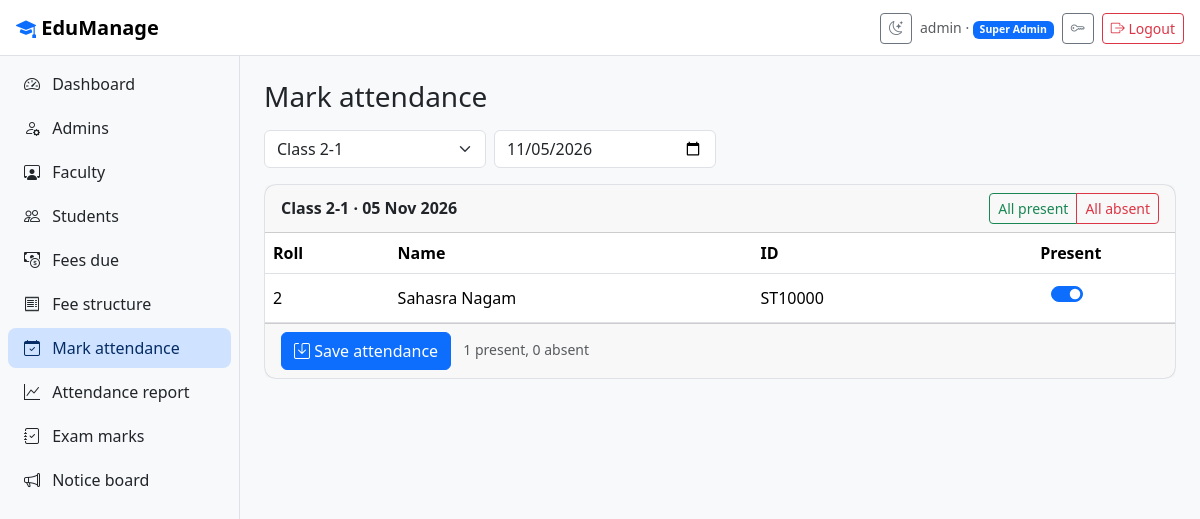
The app's page /attendance/mark/ (signed in) with its own data.
### core/models.py (models this page shows, shortened)
class User(AbstractUser):
    class Role(models.TextChoices):
        SUPERADMIN = "superadmin", "Super Admin"
        ADMIN = "admin", "Admin"
        FACULTY = "faculty", "Faculty"
        STUDENT = "student", "Student"
    GENDERS = [("Male", "Male"), ("Female", "Female"), ("Other", "Other")]
    PREFIX = {"superadmin": "SA", "admin": "AD", "faculty": "FT", "student": "ST"}
    role = models.CharField(max_length=12, choices=Role.choices, default=Role.STUDENT)
    code = models.CharField("ID", max_length=12, unique=True, null=True, blank=True)
    phone = models.CharField(max_length=15, blank=True, validators=[phone_validator])
    address = models.TextField(blank=True)
    gender = models.CharField(max_length=10, choices=GENDERS, blank=True)
    must_change_password = models.BooleanField(default=False)
    @property
    def display_name(self):
        return self.get_full_name() or self.username

class ClassSection(models.Model):
    std = models.PositiveSmallIntegerField("Class")
    division = models.CharField(max_length=1)
    class_teacher = models.ForeignKey(Faculty, null=True, blank=True, on_delete=models.SET_NULL,
                                      related_name="sections")
    class Meta:
        unique_together = ("std", "division")
        ordering = ["std", "division"]
    def __str__(self):
        return f"Class {self.std}-{self.division}"
    @property
    def students(self):
        return Student.objects.filter(std=self.std, division=self.division).order_by("roll_no")

class Person(models.Model):
    user = models.OneToOneField(User, on_delete=models.CASCADE)
    middle_name = models.CharField(max_length=45, blank=True)
    dob = models.DateField("Date of birth")
    class Meta:
        abstract = True
    @property
    def full_name(self):
        parts = [self.user.first_name, self.middle_name, self.user.last_name]
        return " ".join(p for p in parts if p)

class Student(Person):
    user = models.OneToOneField(User, on_delete=models.CASCADE, related_name="student")
    roll_no = models.PositiveIntegerField()
    std = models.PositiveSmallIntegerField("Class")
    division = models.CharField(max_length=1)
    father_name = models.CharField(max_length=100)
    mother_name = models.CharField(max_length=100)
    father_occ = models.CharField("Father's occupation", max_length=100, blank=True)
    mother_occ = models.CharField("Mother's occupation", max_length=100, blank=True)
    blood_group = models.CharField(max_length=4, blank=True)
    doa = models.DateField("Date of admission", default=timezone.localdate)
    class Meta:
        unique_together = ("std", "division", "roll_no")
        ordering = ["std", "division", "roll_no"]

### core/views.py (the view, shortened to what this page needs)
# urls.py: path("attendance/mark/", v.attendance_mark, name="attendance_mark"),
@role_required("faculty", "admin")
def attendance_mark(request):
    sections = sections_for(request.user)
    if not sections.exists():
        messages.info(request, "You are not a class teacher yet. Pick a class to take responsibility for.")
        return redirect("class_claim" if request.user.role == "faculty" else "dashboard")
    raw = request.POST if request.method == "POST" else request.GET
    section = sections.filter(pk=raw.get("section")).first() or sections.first()
    day = parse_date(raw.get("date") or "") or timezone.localdate()
    students = list(section.students.select_related("user"))
    existing = {a.student_id: a.present for a in Attendance.objects.filter(date=day, student__in=students)}
    rows = [{"s": s, "present": existing.get(s.pk, True)} for s in students]
    return render(request, "core/attendance_mark.html", {
        "sections": sections, "section": section, "day": day, "rows": rows,
        "already": bool(existing), "today": timezone.localdate()})

### core/views.py (called while the page is built)
def sections_for(user):
    if user.role == "faculty":
        return ClassSection.objects.filter(class_teacher=user.faculty)
    return ClassSection.objects.all()

### core/templates/core/attendance_mark.html (shortened to what this page needs)
{% extends 'base.html' %}
{% block content %}
<h1 class="h3 mb-3">Mark attendance</h1>
<form method="get" class="row g-2 mb-3">
  <div class="col-md-3"><select name="section" class="form-select" onchange="this.form.submit()">
    {% for s in sections %}<option value="{{ s.pk }}" {% if s.pk == section.pk %}selected{% endif %}>{{ s }}</option>{% endfor %}</select></div>
  <div class="col-md-3"><input type="date" name="date" value="{{ day|date:'Y-m-d' }}" max="{{ today|date:'Y-m-d' }}" class="form-control" onchange="this.form.submit()"></div>
</form>
<form method="post">{% csrf_token %}
  <div class="card"><div class="card-header d-flex justify-content-between align-items-center">
    <span class="fw-semibold">{{ section }} · {{ day|date:"d M Y" }}</span>
    <div class="btn-group btn-group-sm"><button type="button" class="btn btn-outline-success" data-set-all="1">All present</button><button type="button" class="btn btn-outline-danger" data-set-all="0">All absent</button></div></div>
  <div class="table-responsive"><table class="table align-middle mb-0">
    <thead><tr><th>Roll</th><th>Name</th><th>ID</th><th class="text-center">Present</th></tr></thead>
    {% for r in rows %}<tr><td>{{ r.s.roll_no }}</td><td>{{ r.s.full_name }}</td><td>{{ r.s.user.code }}</td>
      <td class="text-center"><div class="form-check form-switch d-inline-block"><input class="form-check-input att-box" type="checkbox" name="present_{{ r.s.pk }}" {% if r.present %}checked{% endif %}></div></td></tr>
    {% empty %}<tr><td colspan="4" class="text-center text-body-secondary py-4">No students in this class.</td></tr>{% endfor %}
  </table></div>
  {% if rows %}<div class="card-footer"><button class="btn btn-primary"><i class="bi bi-save"></i> Save attendance</button> <span class="small text-body-secondary ms-2"><span id="presentCount"></span></span></div>{% endif %}
  </div>
</form>
{% endblock %}

### core/templates/base.html (shortened to what this page needs)
{% load static %}<!doctype html>
<html lang="en" data-bs-theme="light">
<head>
  <link href="https://cdn.jsdelivr.net/npm/bootstrap@5.3.3/dist/css/bootstrap.min.css" rel="stylesheet">
  <link href="https://cdn.jsdelivr.net/npm/bootstrap-icons@1.11.3/font/bootstrap-icons.css" rel="stylesheet">
  <link href="{% static 'css/style.css' %}" rel="stylesheet">
</head>
<body>
{% if user.is_authenticated %}
<nav class="navbar sticky-top topbar px-3">
  <div class="d-flex align-items-center gap-2">
    <a class="navbar-brand fw-bold mb-0" href="{% url 'dashboard' %}"><i class="bi bi-mortarboard-fill text-primary"></i> EduManage</a>
  </div>
  <div class="d-flex align-items-center gap-2">
    <button class="btn btn-sm btn-outline-secondary" id="themeToggle" title="Toggle dark mode"><i class="bi bi-moon-stars"></i></button>
    <span class="small text-body-secondary d-none d-md-inline">{{ user.display_name }} · <span class="badge text-bg-primary">{{ user.get_role_display }}</span></span>
    <a class="btn btn-sm btn-outline-secondary" href="{% url 'password_change' %}" title="Change password"><i class="bi bi-key"></i></a>
    <form method="post" action="{% url 'logout' %}" class="m-0">{% csrf_token %}<button class="btn btn-sm btn-outline-danger"><i class="bi bi-box-arrow-right"></i> Logout</button></form>
  </div>
</nav>
<div class="shell">
  <div class="offcanvas-lg offcanvas-start sidebar" tabindex="-1" id="side">
    <div class="offcanvas-body flex-column p-2">
      <ul class="nav nav-pills flex-column gap-1">
        <li><a class="nav-link" href="{% url 'dashboard' %}"><i class="bi bi-speedometer2"></i> Dashboard</a></li>
        {% if user.role == 'superadmin' %}
          <li><a class="nav-link" href="{% url 'admin_list' %}"><i class="bi bi-person-gear"></i> Admins</a></li>
        {% endif %}
        {% if user.role == 'admin' or user.role == 'superadmin' %}
          <li><a class="nav-link" href="{% url 'faculty_list' %}"><i class="bi bi-person-workspace"></i> Faculty</a></li>
          <li><a class="nav-link" href="{% url 'student_list' %}"><i class="bi bi-people"></i> Students</a></li>
          <li><a class="nav-link" href="{% url 'fees_due' %}"><i class="bi bi-cash-coin"></i> Fees due</a></li>
          <li><a class="nav-link" href="{% url 'fee_structure' %}"><i class="bi bi-receipt"></i> Fee structure</a></li>
        {% endif %}
        {% if user.role == 'faculty' or user.role == 'admin' or user.role == 'superadmin' %}
          <li><a class="nav-link" href="{% url 'attendance_mark' %}"><i class="bi bi-calendar-check"></i> Mark attendance</a></li>
          <li><a class="nav-link" href="{% url 'attendance_report' %}"><i class="bi bi-graph-up"></i> Attendance report</a></li>
          <li><a class="nav-link" href="{% url 'marks_home' %}"><i class="bi bi-journal-check"></i> Exam marks</a></li>
        {% endif %}
        <li><a class="nav-link" href="{% url 'notice_list' %}"><i class="bi bi-megaphone"></i> Notice board</a></li>
      </ul>
    </div>
  </div>
  <main class="content">
    {% block content %}{% endblock %}
  </main>
</div>
{% else %}
  <div class="auth-wrap">
    {% for m in messages %}<div class="alert alert-info">{{ m }}</div>{% endfor %}
    {% block auth %}{% endblock %}
  </div>
{% endif %}
</body>
</html>

### static/css/style.css (style rules this page uses)
:root { --sidebar-w: 240px; }
body { background: var(--bs-tertiary-bg); }
.topbar { background: var(--bs-body-bg); border-bottom: 1px solid var(--bs-border-color); height: 56px; }
.shell { display: flex; min-height: calc(100vh - 56px); }
.sidebar { width: var(--sidebar-w); flex-shrink: 0; background: var(--bs-body-bg); border-right: 1px solid var(--bs-border-color); }
@media (min-width: 992px) { .sidebar { position: sticky; top: 56px; height: calc(100vh - 56px); } }
.sidebar .nav-link { color: var(--bs-body-color); border-radius: .5rem; }
.sidebar .nav-link i { margin-right: .5rem; }
.sidebar .nav-link:hover, .sidebar .nav-link.active { background: var(--bs-primary-bg-subtle); color: var(--bs-primary-text-emphasis); }
.content { flex: 1; padding: 1.5rem; min-width: 0; }
.card { border-radius: .75rem; border-color: var(--bs-border-color); }

### records on screen
User: display_name "admin", role "Super Admin"
ClassSection: std+division "Class 2-1"
Student: s.roll_no "2", s.full_name "Sahasra Nagam", s.user.code "ST10000"

### other values on screen
{{ day|date:"d M Y" }} "05 Nov 2026"
form field section "Class 2-1"
